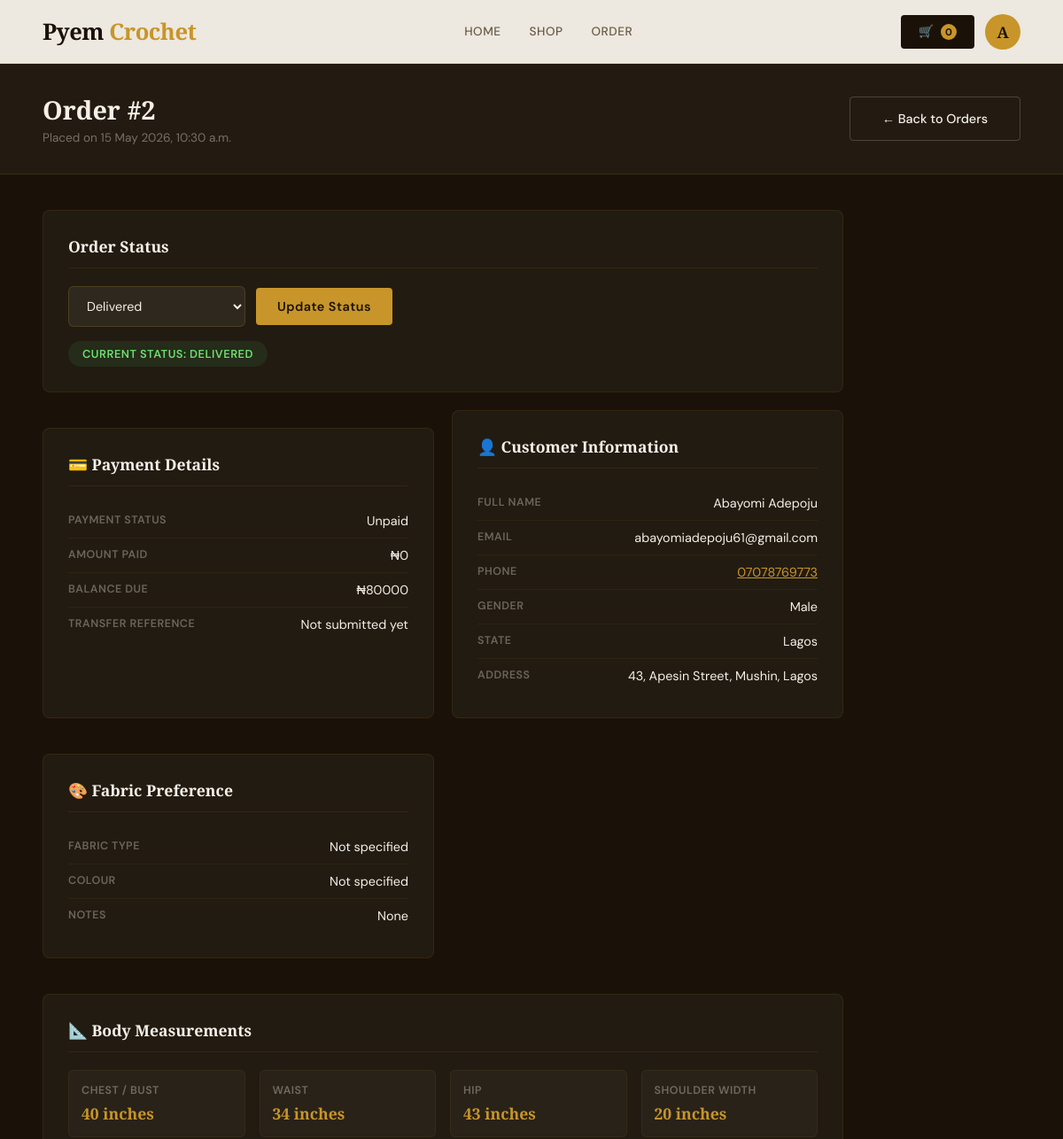
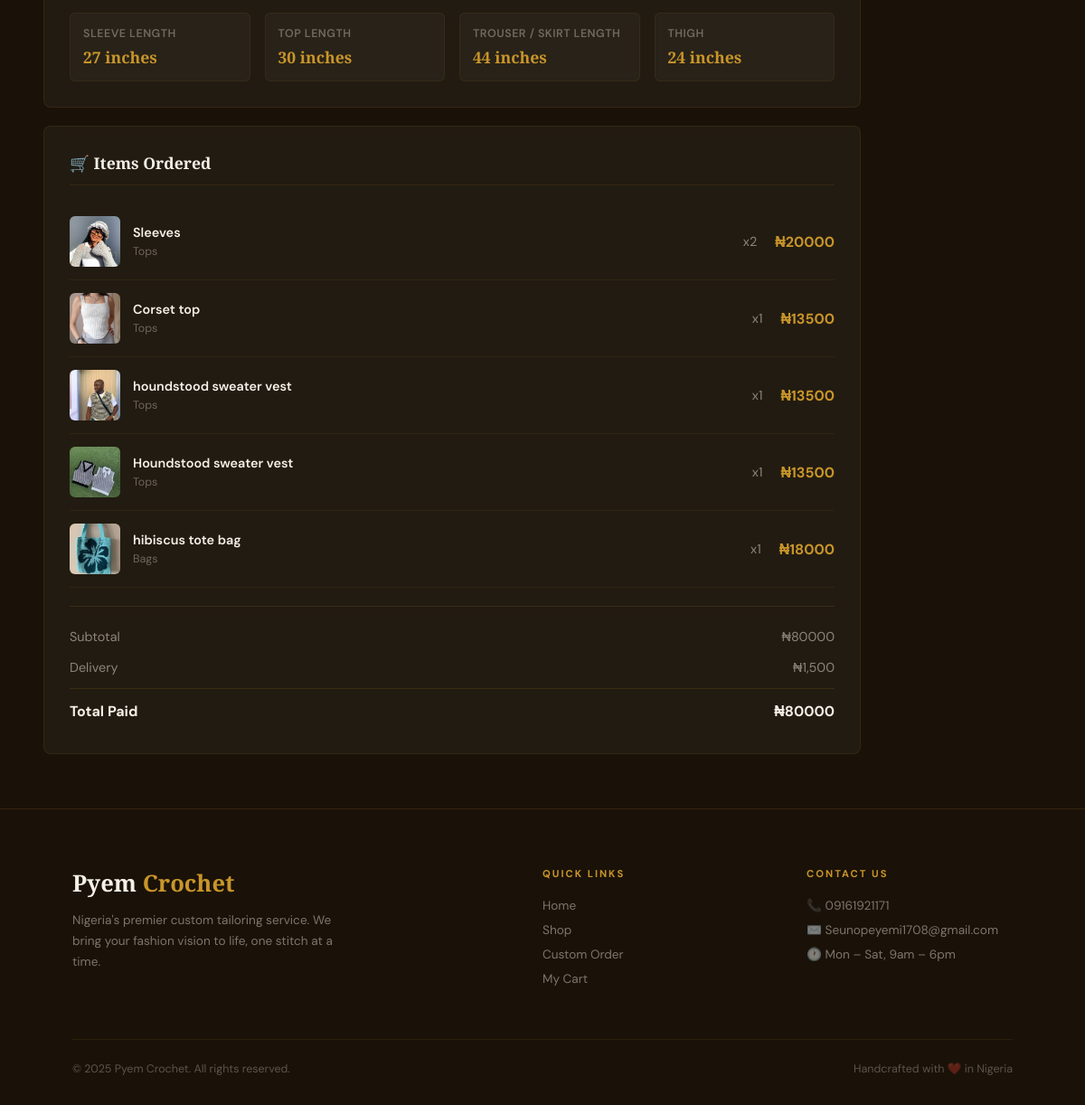
Screenshot of /admin-panel/order/2/ (signed in) with the database file from the repository (2 pictures, top to bottom).
### stitches/models.py (models this page shows, shortened)
class Order(models.Model):
    STATUS_CHOICES = [
        ('Pending', 'Pending'),
        ('Stitching', 'Stitching'),
        ('Delivered', 'Delivered'),
        ('Cancelled', 'Cancelled'),
    ]
    PAYMENT_STATUS_CHOICES = [
        ('Unpaid', 'Unpaid'),
        ('Awaiting Confirmation', 'Awaiting Confirmation'),
        ('Half Paid', 'Half Paid'),
        ('Fully Paid', 'Fully Paid'),
    ]
    user = models.ForeignKey(User, on_delete=models.SET_NULL, null=True, blank=True)
    full_name = models.CharField(max_length=200)
    email = models.EmailField()
    phone = models.CharField(max_length=20)
    address = models.TextField()
    state = models.CharField(max_length=100)
    gender = models.CharField(max_length=20)
    chest = models.CharField(max_length=20, blank=True, null=True)
    waist = models.CharField(max_length=20, blank=True, null=True)
    hip = models.CharField(max_length=20, blank=True, null=True)
    shoulder = models.CharField(max_length=20, blank=True, null=True)
    sleeve = models.CharField(max_length=20, blank=True, null=True)
    top_length = models.CharField(max_length=20, blank=True, null=True)
    trouser_length = models.CharField(max_length=20, blank=True, null=True)
    thigh = models.CharField(max_length=20, blank=True, null=True)
    notes = models.TextField(blank=True, null=True)
    colour = models.CharField(max_length=200, blank=True, null=True)
    colour_notes = models.TextField(blank=True, null=True)
    total = models.DecimalField(max_digits=10, decimal_places=2, default=0)
    status = models.CharField(max_length=20, choices=STATUS_CHOICES, default='Pending')
    payment_status = models.CharField(max_length=30, choices=PAYMENT_STATUS_CHOICES, default='Unpaid')
    amount_paid = models.DecimalField(max_digits=10, decimal_places=2, default=0)
    transfer_reference = models.CharField(max_length=200, blank=True, null=True)
    receipt = models.ImageField(upload_to='receipts/', blank=True, null=True)
    created_at = models.DateTimeField(auto_now_add=True)

class OrderItem(models.Model):
    order = models.ForeignKey(Order, on_delete=models.CASCADE, related_name='items')
    product = models.ForeignKey(Product, on_delete=models.SET_NULL, null=True)
    quantity = models.IntegerField(default=1)
    price = models.DecimalField(max_digits=10, decimal_places=2)
    def subtotal(self):
        return self.price * self.quantity

class Product(models.Model):
    CATEGORY_CHOICES = [
        ('Tops', 'Tops'),
        ('Skirts', 'Skirts'),
        ('Bags', 'Bags'),
        ('Scrunchies', 'Scrunchies'),
        ('Hair Bands', 'Hair Bands'),
        ('Bows', 'Bows'),
        ('Handkerchiefs', 'Handkerchiefs'),
        ('Others', 'Others'),
    ]
    GENDER_CHOICES = [
        ('Male', 'Male'),
        ('Female', 'Female'),
        ('Unisex', 'Unisex'),
    ]
    name = models.CharField(max_length=200)
    description = models.TextField()
    price = models.DecimalField(max_digits=10, decimal_places=2)
    discount_price = models.DecimalField(max_digits=10, decimal_places=2, blank=True, null=True)
    image = models.ImageField(upload_to='products/', blank=True, null=True)
    category = models.CharField(max_length=100, choices=CATEGORY_CHOICES)
    gender = models.CharField(max_length=20, choices=GENDER_CHOICES, default='Unisex')
    badge = models.CharField(max_length=50, blank=True, null=True)
    created_at = models.DateTimeField(auto_now_add=True)

### stitches/views.py (the view, shortened to what this page needs)
# urls.py: path('admin-panel/order/<int:order_id>/', views.order_detail, name='order_detail'),
def order_detail(request, order_id):
    if not request.user.is_staff:
        return redirect('index')
    order = get_object_or_404(Order, id=order_id)
    items = order.items.all()
    return render(request, 'order_detail.html', {
        'order': order,
        'items': items,
    })

### templates/order_detail.html (shortened to what this page needs)
{% extends "base.html" %}
{% load static %}
{% block content %}
<div class="admin-page">
  <div class="admin-header">
    <div>
      <h2>Order #{{ order.id }}</h2>
      <p>Placed on {{ order.created_at|date:"d M Y, g:i a" }}</p>
    </div>
    <div style="display:flex; gap:12px; flex-wrap:wrap;">
      <a href="{% url 'admin_panel' %}" class="btn-outline" style="color:var(--cream); border-color:rgba(245,240,232,0.2);">← Back to Orders</a>
    </div>
  </div>
  <div class="order-detail-body">
    <div class="detail-card">
      <h3>Order Status</h3>
      <form method="POST" style="display:flex; gap:12px; align-items:center; flex-wrap:wrap;">
        <select name="status" class="admin-input" style="max-width:200px;">
          <option value="Delivered" {% if order.status == 'Delivered' %}selected{% endif %}>Delivered</option>
        </select>
        <button type="submit" class="btn-primary" style="padding: 12px 24px;">Update Status</button>
      </form>
      <div class="status-badge {{ order.status|lower }}" style="margin-top:16px;">
        Current Status: {{ order.status }}
      </div>
    </div>
    <div class="detail-grid">
      <div class="detail-card" style="margin-top:20px;">
  <h3>💳 Payment Details</h3>
  <div class="detail-row">
    <span class="detail-label">Payment Status</span>
    <span class="detail-value">{{ order.payment_status }}</span>
  </div>
  <div class="detail-row">
    <span class="detail-label">Amount Paid</span>
    <span class="detail-value">₦{{ order.amount_paid|floatformat:0 }}</span>
  </div>
  <div class="detail-row">
    <span class="detail-label">Balance Due</span>
    <span class="detail-value">₦{{ order.total|floatformat:0 }}</span>
  </div>
  <div class="detail-row">
    <span class="detail-label">Transfer Reference</span>
    <span class="detail-value">{{ order.transfer_reference|default:"Not submitted yet" }}</span>
  </div>
</div>
      <div class="detail-card">
        <h3>👤 Customer Information</h3>
        <div class="detail-row">
          <span class="detail-label">Full Name</span>
          <span class="detail-value">{{ order.full_name }}</span>
        </div>
        <div class="detail-row">
          <span class="detail-label">Email</span>
          <span class="detail-value">{{ order.email }}</span>
        </div>
        <div class="detail-row">
          <span class="detail-label">Phone</span>
          <span class="detail-value">
            <a href="tel:{{ order.phone }}" style="color:var(--gold);">{{ order.phone }}</a>
          </span>
        </div>
        <div class="detail-row">
          <span class="detail-label">Gender</span>
          <span class="detail-value">{{ order.gender }}</span>
        </div>
        <div class="detail-row">
          <span class="detail-label">State</span>
          <span class="detail-value">{{ order.state }}</span>
        </div>
        <div class="detail-row">
          <span class="detail-label">Address</span>
          <span class="detail-value">{{ order.address }}</span>
        </div>
      </div>
      <div class="detail-card">
        <h3>🎨 Fabric Preference</h3>
        <div class="detail-row">
          <span class="detail-label">Fabric Type</span>
          <span class="detail-value">{{ order.fabric|default:"Not specified" }}</span>
        </div>
        <div class="detail-row">
          <span class="detail-label">Colour</span>
          <span class="detail-value">{{ order.colour|default:"Not specified" }}</span>
        </div>
        <div class="detail-row">
          <span class="detail-label">Notes</span>
          <span class="detail-value">{{ order.notes|default:"None" }}</span>
        </div>
      </div>
    </div>
    <div class="detail-card">
      <h3>📐 Body Measurements</h3>
      <div class="measurements-grid">
        <div class="measurement-item">
          <span class="detail-label">Chest / Bust</span>
          <span class="measurement-value">{{ order.chest|default:"—" }} inches</span>
        </div>
        <div class="measurement-item">
          <span class="detail-label">Waist</span>
          <span class="measurement-value">{{ order.waist|default:"—" }} inches</span>
        </div>
        <div class="measurement-item">
          <span class="detail-label">Hip</span>
          <span class="measurement-value">{{ order.hip|default:"—" }} inches</span>
        </div>
        <div class="measurement-item">
          <span class="detail-label">Shoulder Width</span>
          <span class="measurement-value">{{ order.shoulder|default:"—" }} inches</span>
        </div>
        <div class="measurement-item">
          <span class="detail-label">Sleeve Length</span>
          <span class="measurement-value">{{ order.sleeve|default:"—" }} inches</span>
        </div>
        <div class="measurement-item">
          <span class="detail-label">Top Length</span>
          <span class="measurement-value">{{ order.top_length|default:"—" }} inches</span>
        </div>
        <div class="measurement-item">
          <span class="detail-label">Trouser / Skirt Length</span>
          <span class="measurement-value">{{ order.trouser_length|default:"—" }} inches</span>
        </div>
        <div class="measurement-item">
          <span class="detail-label">Thigh</span>
          <span class="measurement-value">{{ order.thigh|default:"—" }} inches</span>
        </div>
      </div>
    </div>
    <div class="detail-card">
      <h3>🛒 Items Ordered</h3>
      {% for item in items %}
      <div class="order-item-row">
        <div class="order-item-left">
          {% if item.product.image %}
            <img src="{{ item.product.image.url }}" alt="{{ item.product.name }}" class="order-item-img" />
          {% else %}
            <div class="order-item-img-placeholder">🧵</div>
          {% endif %}
          <div>
            <div class="order-item-name">{{ item.product.name }}</div>
            <div class="order-item-cat">{{ item.product.category }}</div>
          </div>
        </div>
        <div class="order-item-right">
          <span>x{{ item.quantity }}</span>
          <span class="order-item-price">₦{{ item.subtotal|floatformat:0 }}</span>
        </div>
      </div>
      {% endfor %}
      <div class="order-total-section">
        <div class="order-total-row">
          <span>Subtotal</span>
          <span>₦{{ order.total|floatformat:0 }}</span>
        </div>
        <div class="order-total-row">
          <span>Delivery</span>
          <span>₦1,500</span>
        </div>
        <div class="order-total-row grand">
          <strong>Total Paid</strong>
          <strong>₦{{ order.total|floatformat:0 }}</strong>
        </div>
      </div>
    </div>
  </div>
</div>
{% endblock %}

### templates/base.html (shortened to what this page needs)
{% load static %}
<!DOCTYPE html>
<html lang="en">
<head>
  <link rel="stylesheet" href="{% static 'css/style.css' %}"/>
</head>
<body>
<nav>
  <a class="nav-logo" href="{% url 'index' %}">Pyem <span>Crochet</span></a>
  <div class="nav-links">
    <a href="{% url 'index' %}" class="{% if request.resolver_match.url_name == 'index' %}active{% endif %}">Home</a>
    <a href="{% url 'shop' %}" class="{% if request.resolver_match.url_name == 'shop' %}active{% endif %}">Shop</a>
    <a href="{% url 'order' %}" class="{% if request.resolver_match.url_name == 'order' %}active{% endif %}">Order</a>
  </div>
  <div class="nav-actions">
    <a href="{% url 'cart' %}" class="cart-btn">
      🛒
      <span class="cart-count">{{ request.session.cart|length|default:"0" }}</span>
    </a>
    {% if user.is_authenticated %}
      <div class="avatar-wrapper">
        <button class="avatar-btn" id="avatarBtn">
          {% if user.first_name %}
            {{ user.first_name|slice:":1"|upper }}
          {% else %}
            {{ user.username|slice:":1"|upper }}
          {% endif %}
        </button>
      </div>
    {% else %}
      <a href="{% url 'signin' %}" class="sign-btn desktop-only">Sign In</a>
    {% endif %}
  </div>
</nav>
<main>
  {% block content %}{% endblock %}
</main>
<footer>
  <div class="footer-grid">
    <div class="footer-brand">
      <div class="name">Pyem <span>Crochet</span></div>
      <p>Nigeria's premier custom tailoring service. We bring your fashion vision to life, one stitch at a time.</p>
    </div>
    <div class="footer-col">
      <h4>Quick Links</h4>
      <a href="{% url 'index' %}">Home</a>
      <a href="{% url 'shop' %}">Shop</a>
      <a href="{% url 'order' %}">Custom Order</a>
      <a href="{% url 'cart' %}">My Cart</a>
    </div>
    <div class="footer-col">
      <h4>Contact Us</h4>
      <div class="footer-contact">📞 09161921171</div>
      <div class="footer-contact">✉️ Seunopeyemi1708@gmail.com</div>
      <div class="footer-contact">🕐 Mon – Sat, 9am – 6pm</div>
    </div>
  </div>
  <div class="footer-bottom">
    <p>© 2025 Pyem Crochet. All rights reserved.</p>
    <p>Handcrafted with ❤️ in Nigeria</p>
  </div>
</footer>
</body>
</html>

### rows the page displays
Order: id "2", created_at "15 May 2026, 10:30 a.m.", status "Delivered", status "DELIVERED", payment_status "Unpaid", amount_paid "0", total "80000", transfer_reference "Not submitted yet", full_name "Abayomi Adepoju", email "abayomiadepoju61@gmail.com", phone "07078769773", gender "Male", state "Lagos", address "43, Apesin Street, Mushin, Lagos", colour "Not specified", notes "None", chest "40", waist "34", hip "43", shoulder "20", sleeve "27", top_length "30", trouser_length "44", thigh "24"
OrderItem: product.image (picture), product.name "Sleeves", product.category "Tops", quantity "2", subtotal "20000"
OrderItem: product.image (picture), product.name "Corset top", product.category "Tops", quantity "1", subtotal "13500"
OrderItem: product.image (picture), product.name "houndstood sweater vest", product.category "Tops", quantity "1", subtotal "13500"
OrderItem: product.image (picture), product.name "Houndstood sweater vest", product.category "Tops", quantity "1", subtotal "13500"
OrderItem: product.image (picture), product.name "hibiscus tote bag", product.category "Bags", quantity "1", subtotal "18000"

### other values shown
{{ request.session.cart|length|default:"0" }} "0"
{{ user.first_name|slice:":1"|upper }} "A"
{{ order.fabric|default:"Not specified" }} "Not specified"
